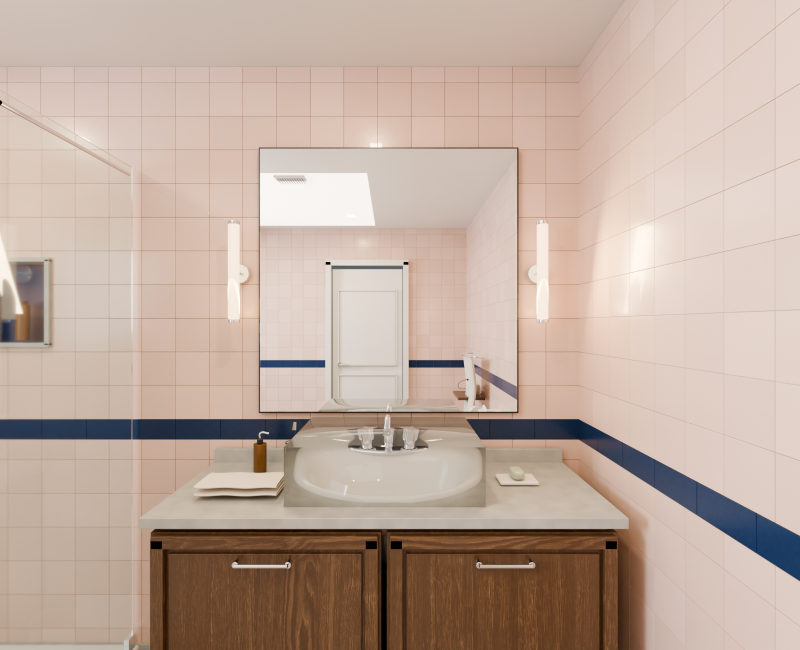
#> input picture bathroom/left_up.png, 1600 x 1300 px (shown at 1/2 size)
$ python sgbm.py
#> lines starting #> are read from the running program, lines starting #| are printed output that depends on the picture; after the words box and inside, x2 and y2 are one past the last pixel; in counts of white or black regions, pixels touching at a corner belong together
import os
import cv2
import numpy as np

# Put this script next to left_up.png, right_up.png, left_down.png.
ROOT = os.path.dirname(os.path.abspath(__file__))
SCALE = 0.5
MAX_DISP = 96  # must be divisible by 16, at resized resolution

names = ['left_up.png', 'right_up.png', 'left_down.png']
images = []
for name in names:
    img = cv2.imread(os.path.join(ROOT, name), cv2.IMREAD_GRAYSCALE)
#> img: shape (1300, 1600); min 0, max 255, mean 177
    if img is None:
        raise FileNotFoundError(name)
    images.append(cv2.resize(img, None, fx=SCALE, fy=SCALE,
                             interpolation=cv2.INTER_AREA))
#> pass 2 of the loop `for name in names:`:
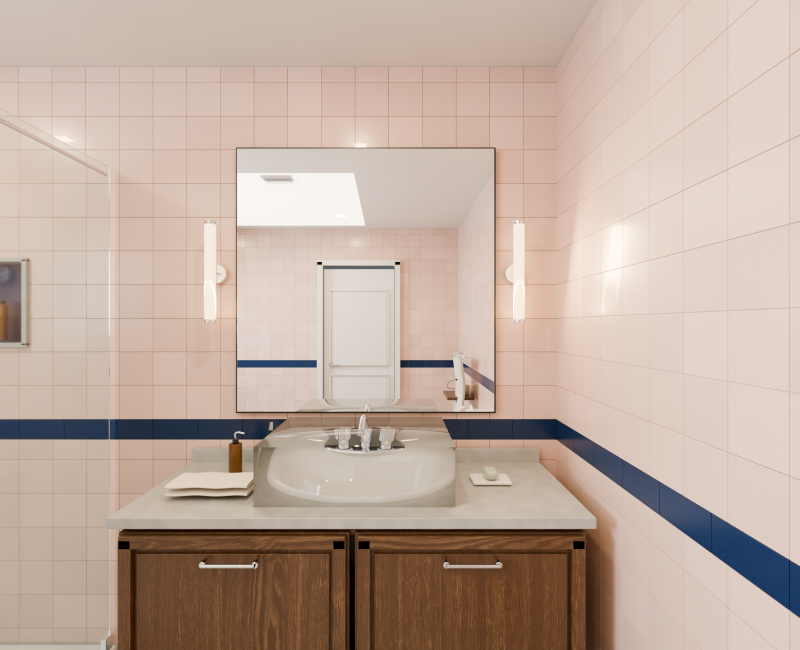
#> input picture bathroom/right_up.png, 1600 x 1300 px (shown at 1/2 size)
#> `img = cv2.imread(os.path.join(ROOT, name), cv2.IMREAD_GRAYSCALE)`:
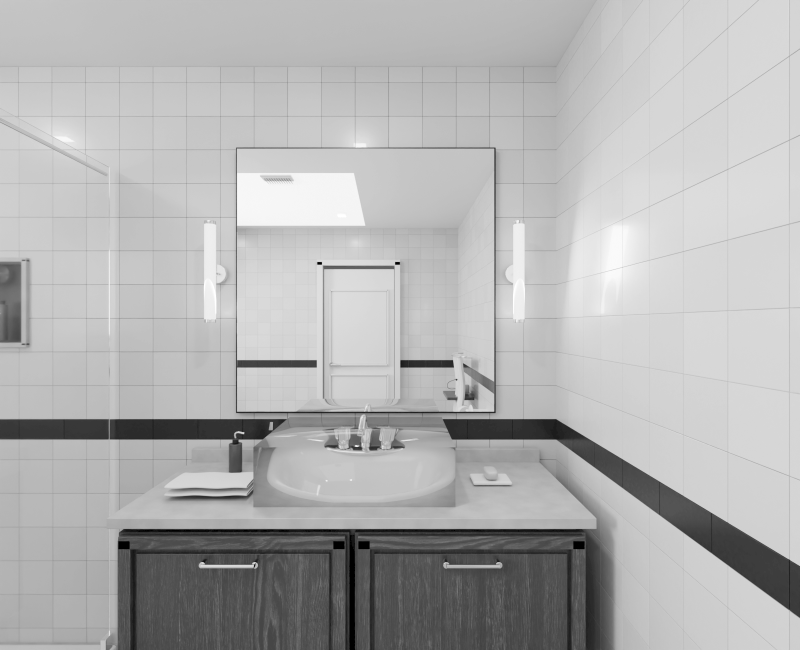
#> img: shape (1300, 1600) (shown at 1/2 size); min 0, max 255, mean 177.6
#> pass 3 of the loop `for name in names:`:
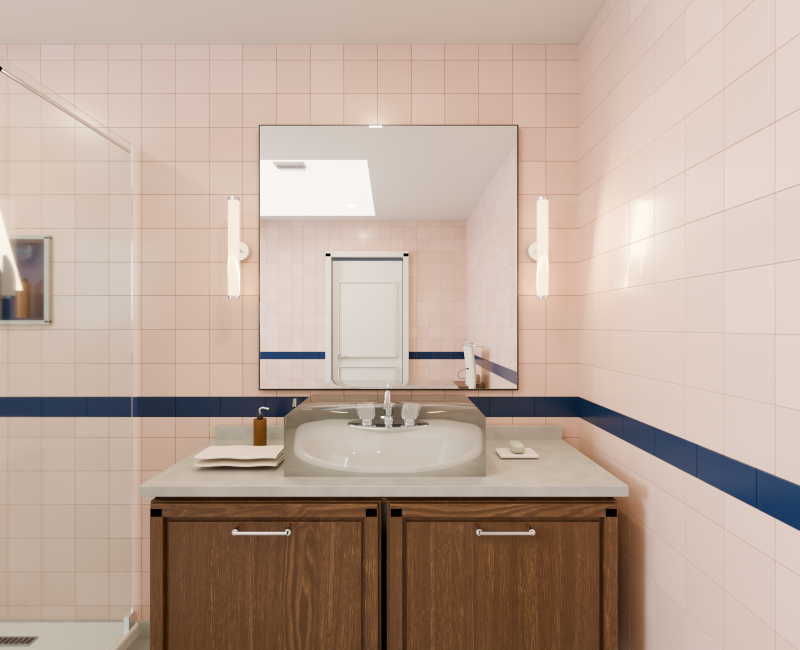
#> input picture bathroom/left_down.png, 1600 x 1300 px (shown at 1/2 size)
#> `img = cv2.imread(os.path.join(ROOT, name), cv2.IMREAD_GRAYSCALE)`:
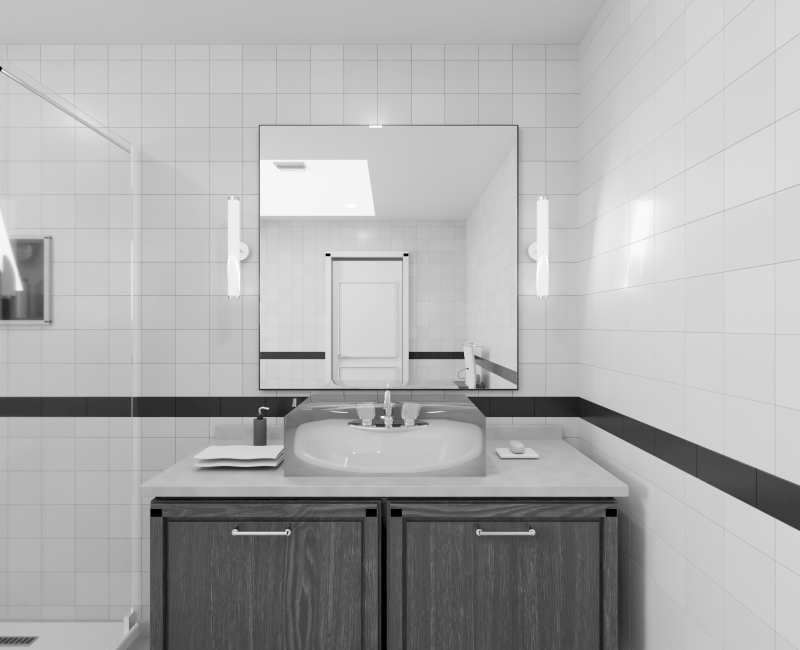
#> img: shape (1300, 1600) (shown at 1/2 size); min 0, max 255, mean 173.2
left, right, down = images
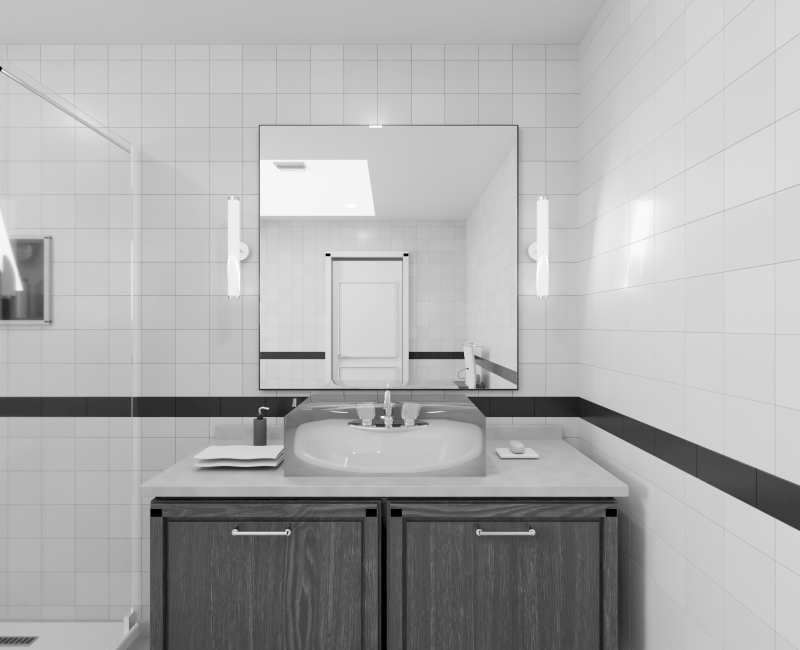
#> down: shape (650, 800); min 0, max 255, mean 173.4
if not (left.shape == right.shape == down.shape):
    raise ValueError('Input image sizes differ')

def sgbm(a, b):
    bs = 5
    stereo = cv2.StereoSGBM_create(
        minDisparity=0, numDisparities=MAX_DISP, blockSize=bs,
        P1=8 * bs * bs, P2=32 * bs * bs,
        disp12MaxDiff=1, uniquenessRatio=7,
        speckleWindowSize=100, speckleRange=2,
        mode=cv2.STEREO_SGBM_MODE_SGBM_3WAY)
    return stereo.compute(a, b).astype(np.float32) / 16.0

# Needs parallel cameras, and corresponding points in the right/down
# images must move towards smaller x/y than in the reference image.
dh = sgbm(left, right)
dv = sgbm(np.ascontiguousarray(left.T),
          np.ascontiguousarray(down.T)).T
#> in sgbm (call 2), `return stereo.compute(a, b).astype(np.float32) / 16.0`:
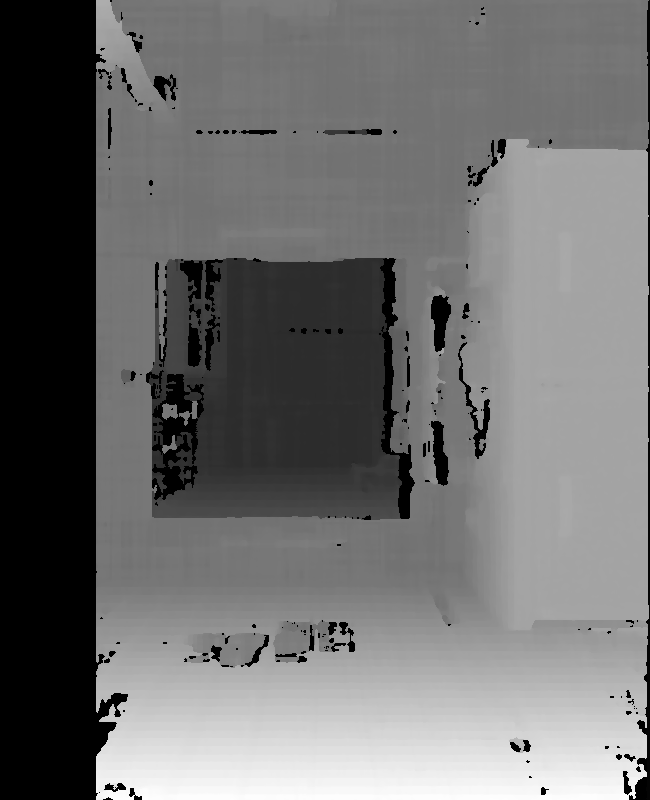
#> returned value: shape (800, 650) float32; min -1, max 50.38, mean 21.4; drawn with min black and max white

vh = (dh > 0.5) & (dh < MAX_DISP - 1)
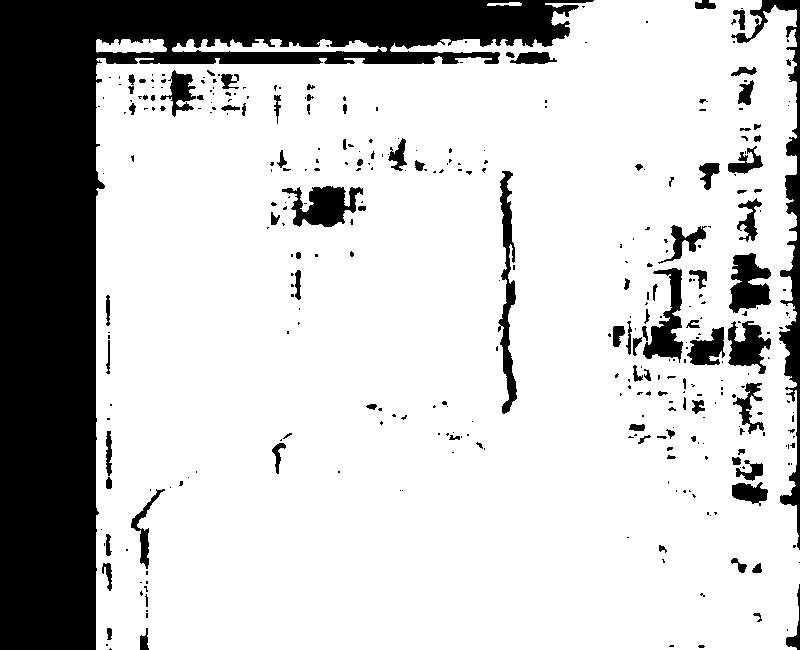
#> vh: shape (650, 800) bool; 78.3% white; 356 black regions (256 under 20 px), largest, box (x1, y1, x2, y2) and area: (0, 0, 594, 650) 87134, (731, 0, 800, 550) 4642, (498, 171, 517, 414) 1911
vv = (dv > 0.5) & (dv < MAX_DISP - 1)
#> vv: shape (650, 800) bool; 81.9% white; 222 black regions (147 under 20 px), largest, box (x1, y1, x2, y2) and area: (0, 0, 800, 128) 77721, (258, 380, 519, 415) 2574, (0, 629, 800, 650) 2221
agree = vh & vv & (np.abs(dh - dv) < np.maximum(2.5, 0.20 * np.maximum(dh, dv)))
#> agree: shape (650, 800) bool; 65.5% white; 317 black regions (236 under 20 px), largest, box (x1, y1, x2, y2) and area: (0, 0, 800, 650) 140172, (258, 137, 520, 415) 19995, (613, 268, 725, 365) 4227
only_h = vh & ~vv
#> only_h: shape (650, 800) bool; 10.4% white; 232 white regions (151 under 20 px), largest, box (x1, y1, x2, y2) and area: (96, 0, 797, 128) 37979, (258, 380, 509, 415) 2419, (148, 635, 797, 650) 1713
only_v = vv & ~vh
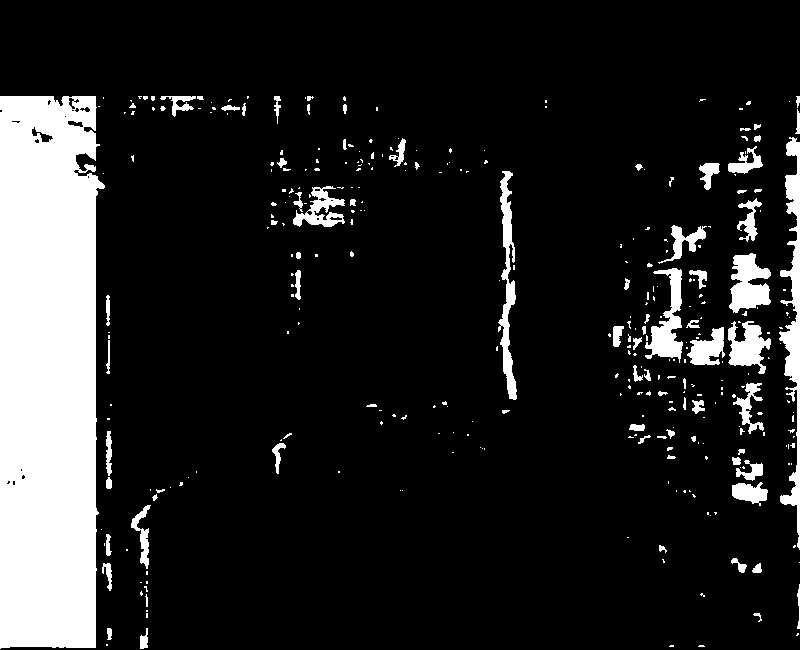
#> only_v: shape (650, 800) bool; 14% white; 330 white regions (245 under 20 px), largest, box (x1, y1, x2, y2) and area: (0, 96, 105, 649) 52375, (779, 137, 800, 550) 3274, (498, 171, 517, 400) 1806

disp = np.full(dh.shape, np.nan, np.float32)
disp[agree] = (dh[agree] + dv[agree]) / 2
# If only one pair succeeds, keep that estimate.
disp[only_h] = dh[only_h]
disp[only_v] = dv[only_v]
np.save(os.path.join(ROOT, 'disparity_trinocular.npy'), disp)

# Visualization only: fill holes and bilateral smooth, but never use
# filled disparity for metric evaluation.
filled = cv2.medianBlur(np.nan_to_num(disp, nan=0).astype(np.float32), 5)
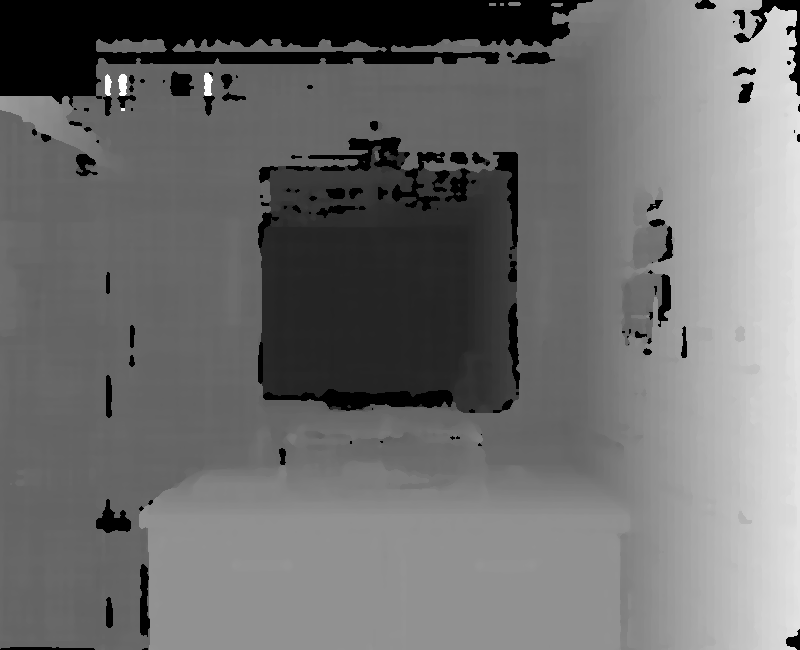
#> filled: shape (650, 800) float32; min 0, max 56.19, mean 24.1; drawn with min black and max white
preview = np.where(np.isfinite(disp), disp, filled)
preview = cv2.bilateralFilter(preview.astype(np.float32), 7, 12, 8)
# Fixed range: near = warm, far = cool.
scaled = (255 * np.clip((preview - 2) / 63, 0, 1)).astype(np.uint8)
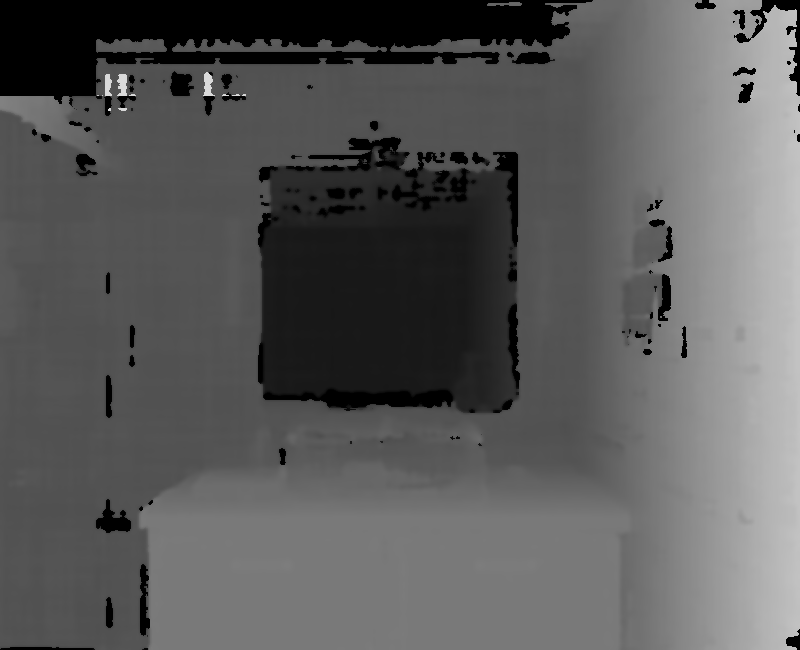
#> scaled: shape (650, 800); min 0, max 219, mean 90
color = cv2.applyColorMap(scaled, cv2.COLORMAP_TURBO)
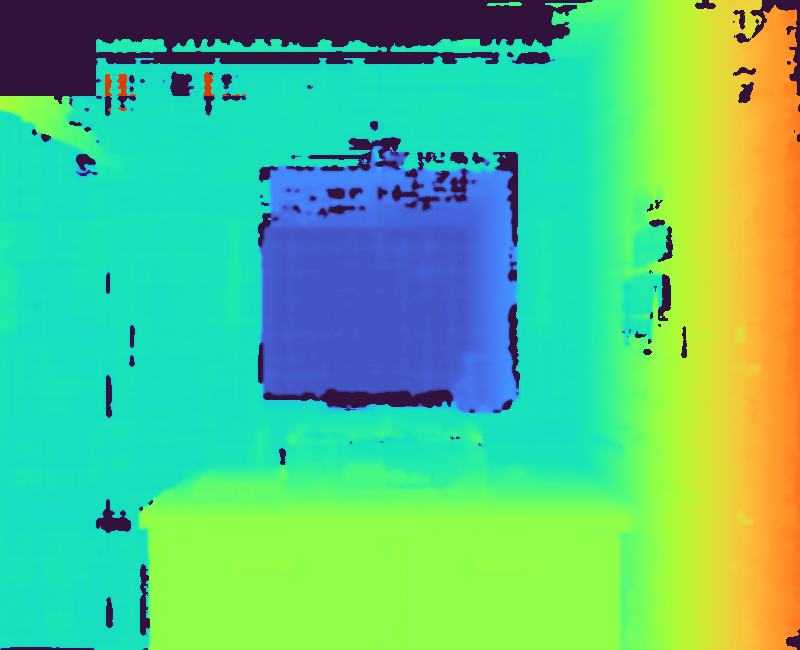
#> color: shape (650, 800, 3); mean B, G, R 132.9, 195.2, 87.8
cv2.imwrite(os.path.join(ROOT, 'depth_preview.png'), color)
print('Saved depth_preview.png and disparity_trinocular.npy')
print('Valid disparity:', round(np.isfinite(disp).mean() * 100, 1), '%')
#| Valid disparity: 90.0 %
print('Note: this is disparity visualization, not metric depth in meters.')
